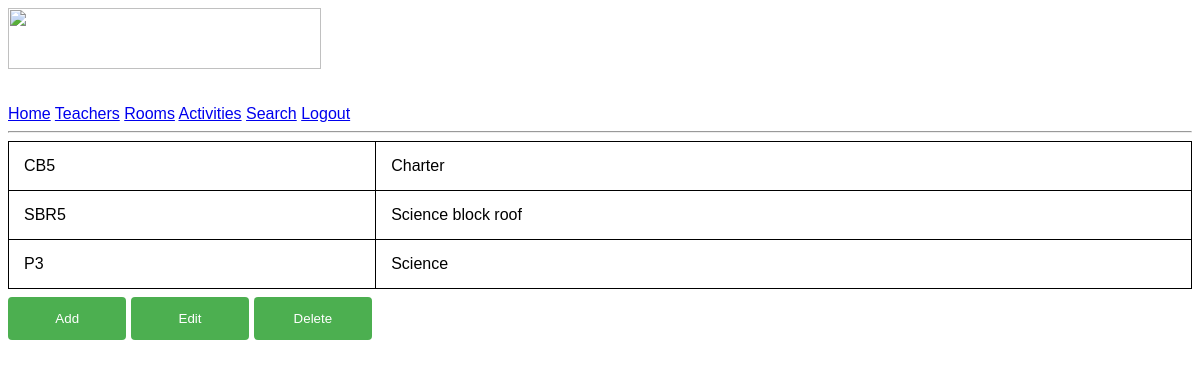
The app's page /rooms (signed in), older data.
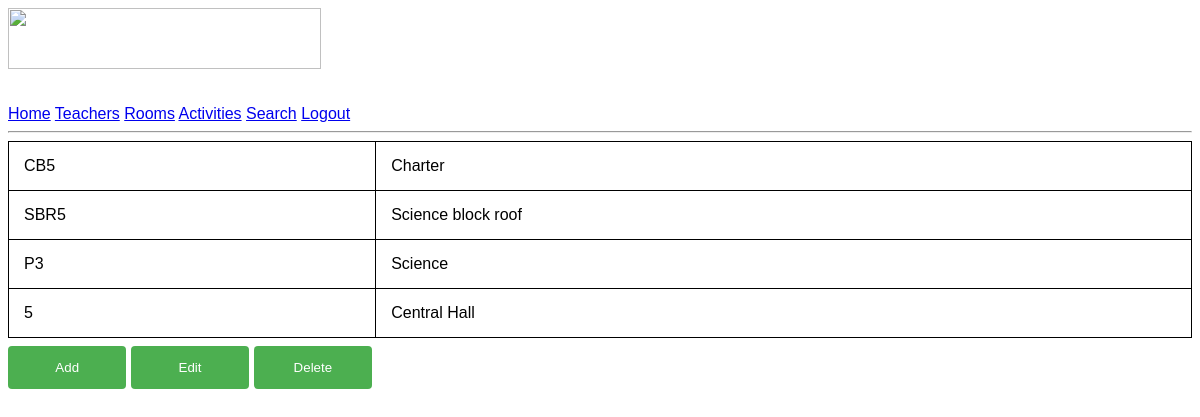
The same page, newer data.
### models.py (models this page shows, shortened)
class Room(db.Model):
    id = db.Column(db.Integer, primary_key=True)
    r_name = db.Column(db.String(64))
    building = db.Column(db.String(64))
    activities = db.relationship('Activity', backref='room')
    def iterable(self):
        return [self.r_name, self.building]

### app.py (the view, shortened to what this page needs)
@app.route('/rooms', methods=['GET', 'POST'])
@login_required
def rooms():
    room_table = [room.iterable() for room in Room.query.all()]
    find_edit_id_form = FindEditIdFormRoom()
    edit_room_form = EditRoomForm()
    add_room_form = AddRoomForm()
    delete_room_form = DeleteRoomForm()
    room_form = RoomForm()
    fields = ['r_name', 'building']
    show_options = {
        'edit_id': False,
        'edit': False,
        'add': False,
        'delete': False
    }
    data = request.form
    if 'add' in data:
        show_options['add'] = True
        redirect('rooms')
    if 'edit' in data:
        show_options['edit_id'] = True
        redirect('rooms')
    if 'delete' in data:
        show_options['delete'] = True
        redirect('rooms')
    if add_room_form.submit_add.data and add_room_form.validate_on_submit():
        new_room = Room(r_name=add_room_form.r_name.data, building=add_room_form.building.data)
        new_room.add()
        return redirect('rooms')
    if edit_room_form.submit_edit.data and edit_room_form.validate_on_submit():
        room_to_edit = Room.query.get(cache.get('room_to_edit_id'))
        room_to_edit.edit(edit_room_form)
        return redirect('rooms')
    room_table = [room.iterable() for room in Room.query.all()]
    return render_template('rooms.html', room_table=room_table, add_room_form=add_room_form, find_edit_id_form=find_edit_id_form,
                           edit_room_form=edit_room_form, delete_room_form=delete_room_form, show_options=show_options)

### forms.py
class FindEditIdFormRoom(FlaskForm):
    r_name = StringField('Room name', validators=[DataRequired()], render_kw={'placeholder': 'Room Name of room to edit'})
    submit_edit_id = SubmitField('Submit')

class EditRoomForm(FlaskForm):
    r_name = StringField('Room name', validators=[DataRequired()], render_kw={'placeholder': 'Room Name'})
    building = StringField('Building', validators=[DataRequired()], render_kw={'placeholder': 'Building'})
    submit_edit = SubmitField('Submit')

### models.py (called while the page is built)
@login.user_loader
def load_user(user_id):
    return User.query.get(int(user_id))

### templates/rooms.html (shortened to what this page needs)
{% extends "base.html" %}
{% block content %}
<table>
    {% for room in room_table %}
        <tr>
        {% for item in room %}
            <td>{{ item }}</td>
        {% endfor %}
        </tr>
    {% endfor %}
</table>
<form action="" method="post" novalidate>
<input type="submit" value="Add" name="add">
<input type="submit" value="Edit" name="edit">
<input type="submit" value="Delete" name="delete">
</form>
{% endblock %}

Row changes from the older to the newer data that the page shows:
added Room: room "5", building "Central Hall"
